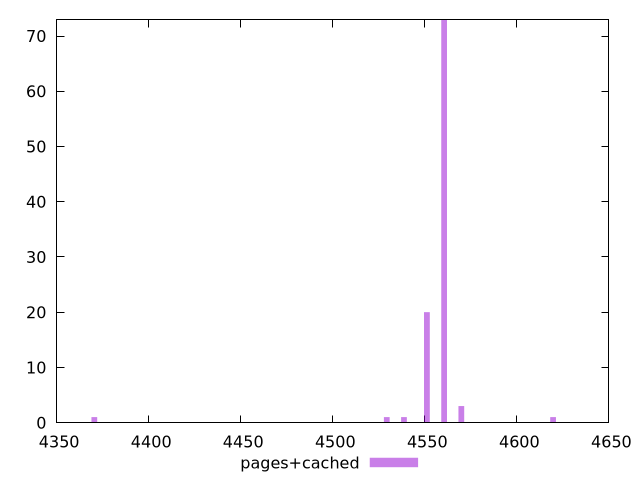

This figure's gnuplot source:
$_pagesCached <<EOF
4370.477809451788 1
4551.1532997926315 20
4619.6853823357105 1
4560.498583775779 73
4569.843867758926 3
4538.692921148436 1
4529.347637165289 1
EOF
set key outside below
set terminal pngcairo
set output "report_00004_2020-11-02T20-21-41.718Z/unused-javascript/pages+cached//raw_hist.png"
set yrange [0:73]
set boxwidth 3.1150946610490293
set style fill transparent solid 0.5 noborder
plot $_pagesCached title "pages+cached" with boxes ,
